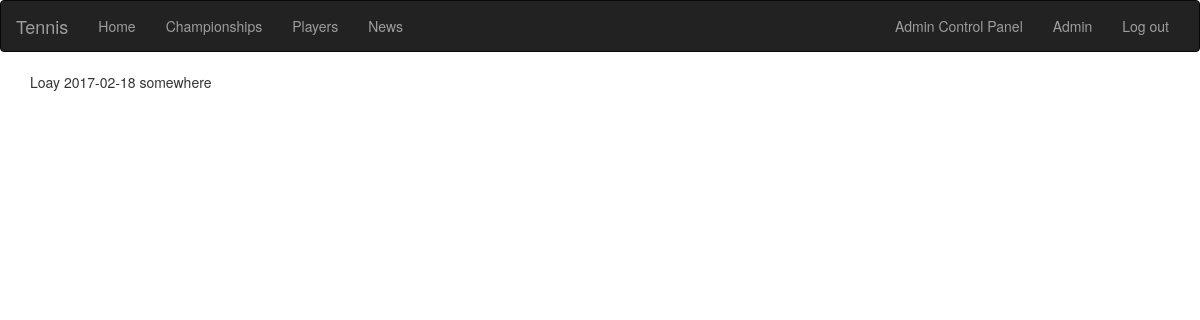
Screenshot of /championships (signed in) with the database file from the repository.
### database_setup.py (models this page shows)
class Championship(Base):
    __tablename__='championship'
    id=Column(Integer, primary_key=True)
    name=Column(String(255))
    date=Column(Date)
    place=Column(String)

### web_app.py (the view)
@app.route('/championships')
def championships():
	championships=dbsession.query(Championship).all()
	return render_template('championship.html', championships=championships)

### templates/championship.html (shortened to what this page needs)
{% extends "layout.html" %}
{% block body %}
{% for championship in championships %}
<div>
{{ championship.name}}
{{ championship.date}}
{{championship.place}}
</div>
{% endfor %}
{% endblock %}

### rows the page displays
Championship: name "Loay", date "2017-02-18", place "somewhere"

### other values shown
{{ session['name'] }} "Admin"
